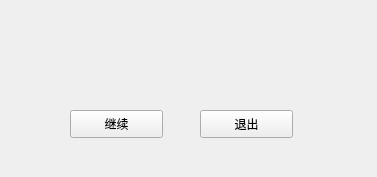
<?xml version="1.0" encoding="UTF-8"?>
<ui version="4.0">
 <class>Result</class>
 <widget class="QWidget" name="Result">
  <property name="enabled">
   <bool>true</bool>
  </property>
  <property name="geometry">
   <rect>
    <x>0</x>
    <y>0</y>
    <width>377</width>
    <height>177</height>
   </rect>
  </property>
  <property name="windowTitle">
   <string>Form</string>
  </property>
  <widget class="QLabel" name="label">
   <property name="geometry">
    <rect>
     <x>70</x>
     <y>10</y>
     <width>201</width>
     <height>61</height>
    </rect>
   </property>
   <property name="text">
    <string/>
   </property>
  </widget>
  <widget class="QPushButton" name="pushButton">
   <property name="geometry">
    <rect>
     <x>70</x>
     <y>110</y>
     <width>93</width>
     <height>28</height>
    </rect>
   </property>
   <property name="text">
    <string>继续</string>
   </property>
  </widget>
  <widget class="QPushButton" name="pushButton_2">
   <property name="geometry">
    <rect>
     <x>200</x>
     <y>110</y>
     <width>93</width>
     <height>28</height>
    </rect>
   </property>
   <property name="text">
    <string>退出</string>
   </property>
  </widget>
 </widget>
 <resources/>
 <connections/>
</ui>
